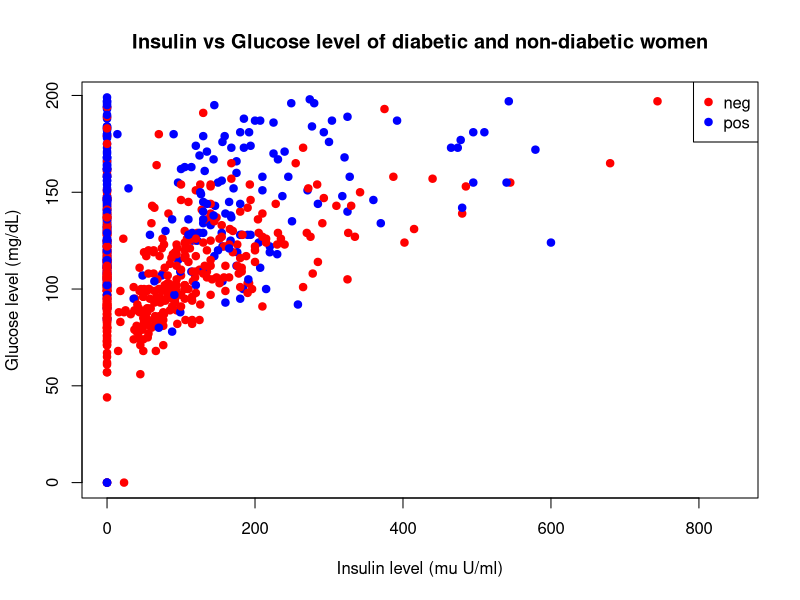
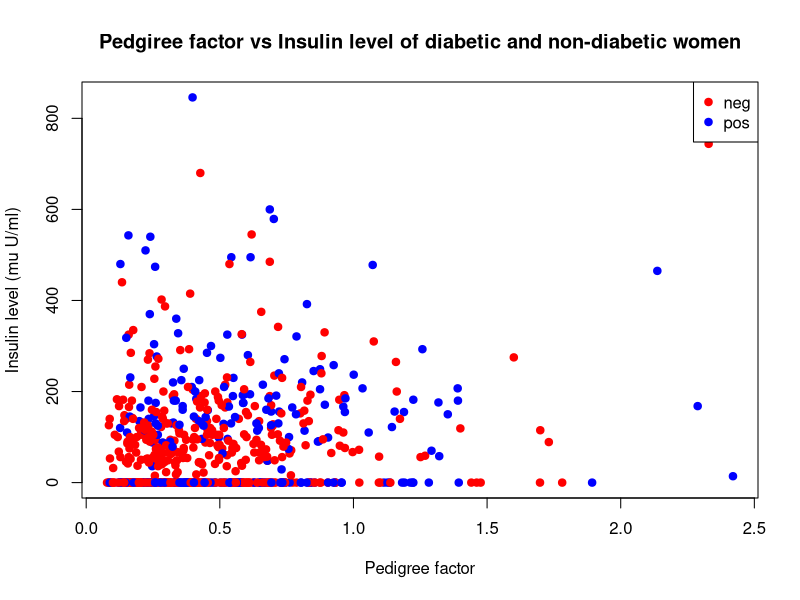
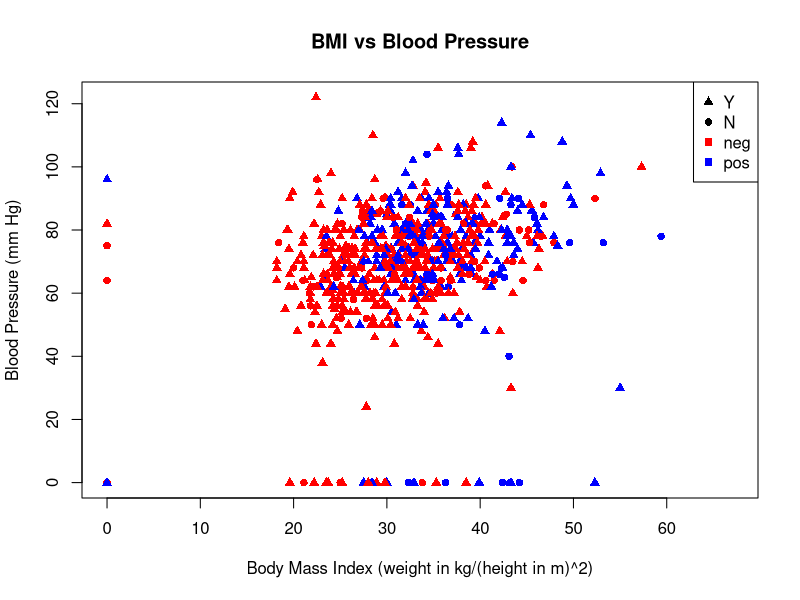

These charts were generated, in order, by the following R code:
#setwd() to set working directory
#setwd("D:/bilal's books 8/Lie Detector/Lab assignments/Lab 2 assignment")

#installed mlbench package using install.packages('mlbench')

#used library command to load the package
library(mlbench)

#used data to load the PimaIndiansDiabetes dataset
data(PimaIndiansDiabetes)
pima <- PimaIndiansDiabetes
pima

#Question 1

#using str function to get a summary of the dataset 
#the summary would contain number of observations, variables, class of each variable
#There are 9 variables, 768 observations in the dataset
#The class of diabetes is factor and the class of remaining variables is num
str(pima)

#Question 2
#We use the subset function which returns 
#subsets of vectors, matrices or data frames which meet conditions.

#DataFrame1
subset(pima,pregnant >5 & glucose>150)

#nrow(subset(pima,pregnant >5 & glucose>150))

#DataFrame2
#assuming to remove means selecting all those rows which donot have mass between 30 and 40
subset(pima,mass<30 | mass>40)

#nrow(subset(pima,mass<30 | mass>40))

#DataFrame3
subset(pima,age<50 & insulin<400)

#nrow(subset(pima,age<50 & insulin<400))

#DataFrame4
subset(pima,pedigree>1 & diabetes=='neg' & pressure>80)

#nrow(subset(pima,pedigree>1 & diabetes=='neg' & pressure>80))

#Question 3
#Assuming that removing the values means replacing the values with NA otherwise it doesn't make sense
#So there was a column with strings so when the matrix was formed it converted all the columns to numbers
#positive changed into 2 and negative changed into 1 in the diabetes column
#using data.matrix to convert data frame into matrix 
#we selected the first 100 observations and the specified columns using [1:100,c(1,2,3,5,6,8,9)]

mat <- data.matrix(pima[1:100,c(1,2,3,5,6,8,9)])
mat
mat[mat==10 | mat==25 | mat==45 | mat==60] <- NA
mat

#Question 4
#The mean glucose levels of women between age 20 and 30 is 114.1751
meanGluAge <- 0
count <- 0
for (i in 1:nrow(pima)){
  if (pima$age[i]>=20 & pima$age[i]<=30){
    meanGluAge <- meanGluAge + pima$glucose[i] 
    count <- count + 1
    }
}
if(count==0){
  meanBetween <- 0
} else {
  meanBetween <- meanGluAge/count
  
}
meanBetween
#The mean glucose level of all women is 120.8945
meanGlu <- mean(pima$glucose)
meanGlu

#normal blood sugar level is between 4.0 to 5.4 mmol/L (72 to 99 mg/dL) when fasting
#Up to 7.8 mmol/L (140 mg/dL) 2 hours after eating (Oral glucose tolerance test)

#The mean glucose level is 120.8945 and the mean for women between 20-30 is 114.1751 
#Both of which lie in the normal range 

#References: https://www.diabetes.co.uk/diabetes_care/blood-sugar-level-ranges.html
#https://www.mayoclinic.org/diseases-conditions/diabetes/diagnosis-treatment/drc-20371451

#Question 5
#assigned N to those with pregnant values 0 and Y to greater than 0 and stored in a vector
pregnancy <- NULL
for (i in 1:nrow(pima)){
  if (pima$pregnant[i]==0){
    pregnancy[i] <- 'N'
  }
  else if (pima$pregnant[i]>0){
    pregnancy[i] <- 'Y'
  }
}
pregnancy
#Created a new column pregnancy and assigned it the vector pregnancy
pima$pregnancy <- pregnancy
pima
#To find how many women were pregnant we will use the comparison pregnancy == 'Y'
#and then calculate the total number of rows using nrow
#657 women have been pregnant
nrow(pima[pima$pregnancy=='Y',])
#We will use similar approach to find non pregnant women
#111 women were not pregnant
nrow(pima[pima$pregnancy=='N',])

#Question 6
pressureType <- NULL
for (i in 1:nrow(pima)){
  if (pima$pressure[i]>80){
    pressureType[i] <- 'high'
  }
  else if (pima$pressure[i]>=40 & pima$pressure[i]<=80){
    pressureType[i] <- 'average'
  }
  else if (pima$pressure[i]<40){
    pressureType[i] <- 'low'
  }
}
pressureType
pima$pressuretype <- pressureType

#165 women have high blood pressure
nrow(pima[pima$pressuretype=='high',])

#564 women have average blood pressure
nrow(pima[pima$pressuretype=='average',])

#39 women have low blood pressure
nrow(pima[pima$pressuretype=='low',])

#77 women having high blood pressure are diabetic
nrow(pima[pima$pressuretype=='high' & pima$diabetes=='pos',])

#Question 7
minAge <- min(pima$age)
minAge

maxAge <- max(pima$age)
maxAge
#to make the bins of size 5, adjusting the max value of the loop
loop <- maxAge+(5-length(minAge:maxAge)%%5)
#initializing variables
count <-1
pregnancies <- 0
meanPregnancy <- 0
maximum <- 0
ageYear <- 0
rows <- 0

#running the loop from min age to max age

#maintaining a count so that when 5 years are done i.e. count%%5==0 print the average number of pregnancies and age with maximum pregnancy in the 5 year
#after that resetting all the values

for(i in minAge:loop){
  #finding age wise sum of pregnancies
  current <- sum(pima[pima$age==i,]$pregnant)
  pregnancies <- pregnancies + current
  #maintaining a record of number of entries for that particular age
  rows <- rows + nrow(pima[pima$age==i,])
  
  #if current sum of pregnancies is greater than the maximum update maximum 
  if(current > maximum){
    maximum <- current
    ageYear <- i
  }
  #if count becomes 5 then outputting results for 5 years
  if(count%%5 ==0){
    #if no pregnancy in 5 years then the number of rows would be 0 so putting a check to detect 0/0 division
    if (rows==0){
      meanPregnancy <- 0
    }else {
      meanPregnancy <- pregnancies/rows      
    }
    #outputting results
    print(paste("For age",i-4,'-',i,'the maximum number of pregnancies is',maximum, 'for age',ageYear))
    print(paste("For age",i-4,'-',i,'the average number of pregnancies is',meanPregnancy))
    count <- 0
    pregnancies <- 0
    rows <- 0
    maximum <- 0
    ageYear <- 0
  }
  count <- count + 1
}

#Question 8

#excluding non-diabetic people
nonDiab <- pima[pima$diabetes=='neg',]
nonDiab

minAge <- min(nonDiab$age)
minAge

maxAge <- max(nonDiab$age)
maxAge

#to make bins of size 10, adjusting the max value of the loop
loop <- maxAge+(10-length(minAge:maxAge)%%10)
#initializing variables
count <-1
pregnancies <- 0
meanPregnancy <- 0
maximum <- 0
ageYear <- 0
rows <- 0

#running the loop from min age to max age

#maintaining a count so that when 10 years are done i.e. count%%10==0 print the average number of pregnancies and age with maximum pregnancy in the 10 years
#after that resetting all the values

for(i in minAge:loop){
  #finding age wise sum of pregnancies
  current <- sum(nonDiab[nonDiab$age==i,]$pregnant)
  pregnancies <- pregnancies + current
  #maintaining a record of number of entries for that particular age
  rows <- rows + nrow(nonDiab[nonDiab$age==i,])
  
  #if current sum of pregnancies is greater than the maximum update maximum 
  if(current > maximum){
    maximum <- current
    ageYear <- i
  }
  #if count becomes 10 then outputting results for 10 years
  if(count%%10 ==0){
    #if no pregnancy in 10 years then the number of rows would be 0 so putting a check to detect 0/0 division
    if (rows==0){
      meanPregnancy <- 0
    }else {
      meanPregnancy <- pregnancies/rows      
    }
    #outputting results
    print(paste("For age",i-9,'-',i,'the maximum number of pregnancies is',maximum, 'for age',ageYear))
    print(paste("For age",i-9,'-',i,'the average number of pregnancies is',meanPregnancy))
    count <- 0
    pregnancies <- 0
    rows <- 0
    maximum <- 0
    ageYear <- 0
  }
  count <- count + 1
}
#Question 9 
#installed plyr using install.packages('plyr')
#loaded the package using library
library(plyr)

#Plyr has functions for operating on lists, data.frames and arrays (matrices, or n-dimensional vectors). 
#Each function performs:
#A splitting operation
#Apply a function on each split in turn.
#Recombine output data as a single data object.

#Part i
#The first argument we gave was the data.frame we wanted to operate on: in this case the pima data.
#The second argument indicated our split criteria: in this case the “pressuretype” column.
#The third argument is the function we want to apply to each grouping of the data. 

#Mean
#average 117.8387
#high 132.5697
#low 115.6923
ddply(
  .data = pima,
  .variables = "pressuretype",
  .fun = function(x) mean(x$glucose)
)

#Median
#average 112
#high 131
#low 115
ddply(
  .data = pima,
  .variables = "pressuretype",
  .fun = function(x) median(x$glucose)
)

#sd
#average 32.25350
#high 29.42917
#low 26.91718
ddply(
  .data = pima,
  .variables = "pressuretype",
  .fun = function(x) sd(x$glucose)
)

#minimum
#average 0
#high 61
#low 73
ddply(
  .data = pima,
  .variables = "pressuretype",
  .fun = function(x) min(x$glucose)
)

#maximum
#average 199
#high 196
#low 183
ddply(
  .data = pima,
  .variables = "pressuretype",
  .fun = function(x) max(x$glucose)
)


#Part ii
#considering pressure type and pregnancy together
#Not putting down values in comments otherwise it would take a lot of space
#and would be tedious

#Mean
ddply(
  .data = pima,
  .variables = c("pressuretype",'pregnancy'),
  .fun = function(x) mean(x$mass)
)

#Median
ddply(
  .data = pima,
  .variables = c("pressuretype",'pregnancy'),
  .fun = function(x) median(x$mass)
)

#sd
ddply(
  .data = pima,
  .variables = c("pressuretype",'pregnancy'),
  .fun = function(x) sd(x$mass)
)

#minimum
ddply(
  .data = pima,
  .variables = c("pressuretype",'pregnancy'),
  .fun = function(x) min(x$mass)
)

#maximum
ddply(
  .data = pima,
  .variables = c("pressuretype",'pregnancy'),
  .fun = function(x) max(x$mass)
)

#Part iii
#considering blood pressure types, pregnancy categories, and diabetes categories together

#Insulin level
#Mean
ddply(
  .data = pima,
  .variables = c("pressuretype",'pregnancy','diabetes'),
  .fun = function(x) mean(x$insulin)
)  

#Glucose level
#Mean
ddply(
  .data = pima,
  .variables = c("pressuretype",'pregnancy','diabetes'),
  .fun = function(x) mean(x$glucose)
)  

#Insulin level
#Median
ddply(
  .data = pima,
  .variables = c("pressuretype",'pregnancy','diabetes'),
  .fun = function(x) median(x$insulin)
)  

#Glucose level
#Median
ddply(
  .data = pima,
  .variables = c("pressuretype",'pregnancy','diabetes'),
  .fun = function(x) median(x$glucose)
)  

#Insulin level
#sd
ddply(
  .data = pima,
  .variables = c("pressuretype",'pregnancy','diabetes'),
  .fun = function(x) sd(x$insulin)
)  

#Glucose level
#sd
ddply(
  .data = pima,
  .variables = c("pressuretype",'pregnancy','diabetes'),
  .fun = function(x) sd(x$glucose)
)

#Insulin level
#minimum
ddply(
  .data = pima,
  .variables = c("pressuretype",'pregnancy','diabetes'),
  .fun = function(x) min(x$insulin)
)  

#Glucose level
#minimum
ddply(
  .data = pima,
  .variables = c("pressuretype",'pregnancy','diabetes'),
  .fun = function(x) min(x$glucose)
)

#Insulin level
#maximum
ddply(
  .data = pima,
  .variables = c("pressuretype",'pregnancy','diabetes'),
  .fun = function(x) max(x$insulin)
)  

#Glucose level
#maximum
ddply(
  .data = pima,
  .variables = c("pressuretype",'pregnancy','diabetes'),
  .fun = function(x) max(x$glucose)
)

#Question 10
#the plot function makes a plot
#the legend function is used to make a legend for the plot

#part i
plot(glucose~insulin, data = pima,  type='p',pch=19,xlab="Insulin level (mu U/ml)", ylab="Glucose level (mg/dL)", col=c("red", "blue")[pima$diabetes], main="Insulin vs Glucose level of diabetic and non-diabetic women")
legend("topright", inset=c(0,0),legend = c(levels(pima$diabetes)), col = c("red", "blue"), pch = c(19,19))

#part ii
plot(insulin~pedigree, data = pima,  type='p',pch=19,xlab="Pedigree factor", ylab="Insulin level (mu U/ml)", col=c("red", "blue")[pima$diabetes], main="Pedgiree factor vs Insulin level of diabetic and non-diabetic women")
legend("topright", inset=c(0,0),legend = c(levels(pima$diabetes)), col = c("red", "blue"), pch = c(19,19))

#part iii

#encoded the pregnancy labels Y and N to 17 and 16 which corresponds to triangle and circle 
#triangle indicates pregnant
#circle indicates not pregnant
#red indicates non-diabetic 
#blue indicates diabetic

shapes = c(16, 17) 
shapes <- shapes[as.numeric(as.factor(pima$pregnancy))]

plot(pressure~mass, data = pima,  type='p',pch=c(shapes),xlab="Body Mass Index (weight in kg/(height in m)^2)", ylab="Blood Pressure (mm Hg)", col=c("red", "blue")[pima$diabetes], main="BMI vs Blood Pressure")
legend("topright", inset=c(0,0),legend = c(unique(pima$pregnancy),levels(pima$diabetes)), col = c("black",'black',"red", "blue"), pch = c(unique(shapes),15,15))

